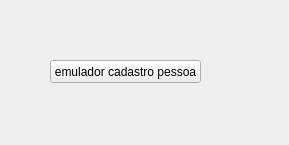
<?xml version="1.0" encoding="UTF-8"?>
<ui version="4.0">
 <class>EmuladorCadastroPessoa</class>
 <widget class="QWidget" name="EmuladorCadastroPessoa">
  <property name="geometry">
   <rect>
    <x>0</x>
    <y>0</y>
    <width>289</width>
    <height>145</height>
   </rect>
  </property>
  <property name="windowTitle">
   <string>Emulador Cadastro pessoa</string>
  </property>
  <widget class="QPushButton" name="pushButton">
   <property name="geometry">
    <rect>
     <x>50</x>
     <y>60</y>
     <width>151</width>
     <height>23</height>
    </rect>
   </property>
   <property name="text">
    <string>emulador cadastro pessoa</string>
   </property>
  </widget>
 </widget>
 <resources/>
 <connections/>
</ui>
